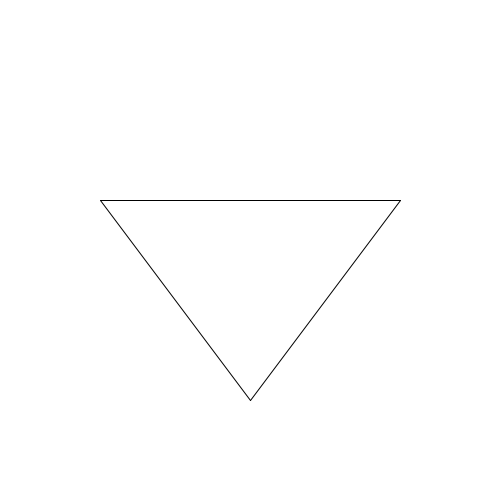
Frame 1 (no input)
Frame 60 (the mouse pressed at the canvas centre just before this capture): identical to frame 1, image omitted
Frame 120 (the mouse held since frame 60 and released just before this capture): identical to frame 1, image omitted

The Processing sketch that drew this single still picture (run headless with seeded random() and noise(); from frame 60 on, the mouse is pressed at the canvas centre):

// Processing sketch: sketch_9_8
// ── sketch_9_8.pde
void setup() {
  size (500, 500);
}




void draw() {
  background(255,255,255);
  tekenDriehoek (100,200,250,400,400,200);
  
  
}


void tekenDriehoek(int x1, int y1, int x2, int y2, int x3, int y3) {
    // teken een driehoek m.b.v. de meegegeven data (parameters)


//line1
line(x1, y1, x3, y3);
//line2
line(x1, y1, x2, y2);
//line3
line(x2, y2, x3, y3);

}
